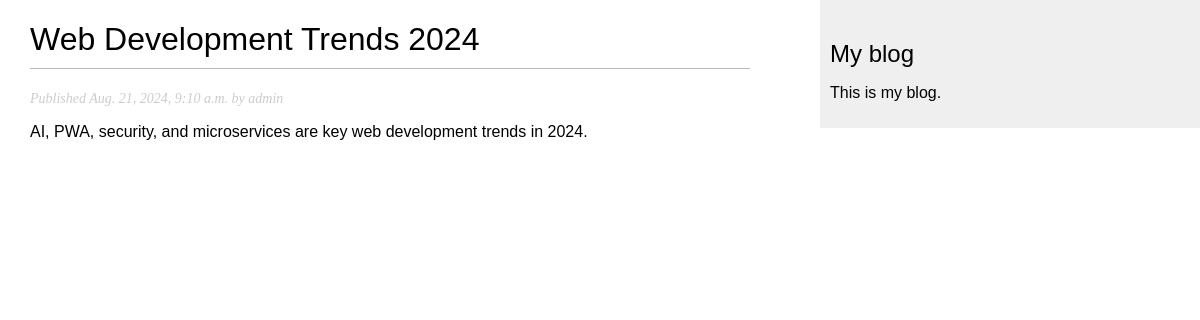
Page /blog/2024/8/21/web-development-trends-2024/ on the committed database.
### blog/models.py (models this page shows, shortened)
class Post(models.Model):
    class Status(models.TextChoices):
        DRAFT = 'DF', 'Draft'
        PUBLISHED = 'PB', 'Published'
    title = models.CharField(max_length=250)
    slug = models.SlugField(max_length=250,
                            unique_for_date='publish')
    author = models.ForeignKey(User,
                               on_delete=models.CASCADE,
                               related_name='blog_post')
    body = models.TextField()
    publish = models.DateTimeField(default=timezone.now)
    created = models.DateTimeField(auto_now_add=True)
    updated = models.DateTimeField(auto_now=True)
    status = models.CharField(max_length=2,
                               choices=Status.choices,
                               default=Status.DRAFT)
    objects = models.Manager()
    published = PublishedManager()
    class Meta:
        ordering = ['-publish']
        indexes = [
            models.Index(fields=['-publish'])
        ]

### blog/views.py (the view)
def post_detail(request, year, month, day, post):
    post = get_object_or_404(Post,
                             status=Post.Status.PUBLISHED,
                             slug=post,
                             publish__year=year,
                             publish__month=month,
                             publish__day=day)
    return render(request,
                   'blog/post/detail.html',
                     {'post': post} )

### blog/templates/blog/post/detail.html (shortened to what this page needs)
{% extends "blog/base.html" %}
{% block content %}
  <h1>{{ post.title }}</h1>
  <p class="date">
    Published {{ post.publish }} by {{ post.author }}
  </p>
  {{ post.body|linebreaks }}
{% endblock %}

### blog/static/css/blog.css (style rules this page uses)
body { margin:0; padding:0; font-family:helvetica, sans-serif; }
h1 { font-weight:normal; border-bottom:1px solid #bbb; padding:0 0 10px 0; }
p.date { color:#ccc; font-family: georgia, serif; font-size: 14px; font-style: italic; }

### rows in the picture
Post: title "Web Development Trends 2024", publish "Aug. 21, 2024, 9:10 a.m.", author "admin", body "AI, PWA, security, and microservices are key web development trends in 2024."
